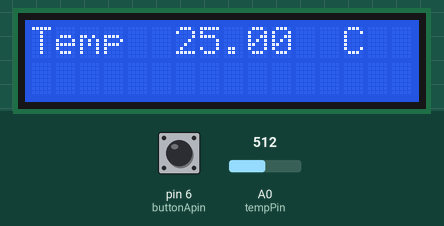
Recording of a sketch running on a simulated Arduino Uno, built with avr-gcc and run on an emulated ATmega328P. Shown: 16×2 character LCD. Inputs (shaded band) come from the test bench; at power-on: pin 6 (buttonApin) HIGH, A0 (tempPin) = 512. What the sketch prints to the serial monitor is not drawn.

Above: at 1.2 s.
1.3 s: pin 6 (buttonApin) pulled LOW for 0.6 s
At 1.9 s:
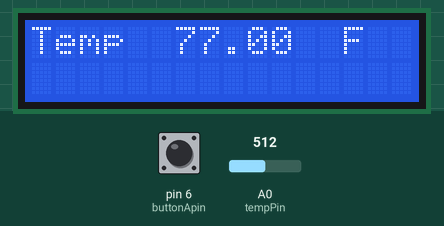
3.5 s: A0 (tempPin) set to 716
At 4.7 s:
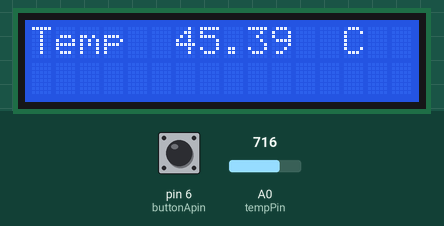
5.0 s: pin 6 (buttonApin) pulled LOW for 1 s
At 5.5 s:
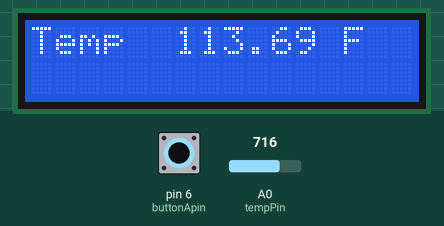
7.6 s: A0 (tempPin) set to 900
At 8.2 s:
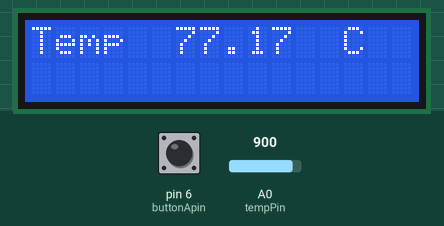
9.1 s: A0 (tempPin) set to 1023
At 9.8 s:
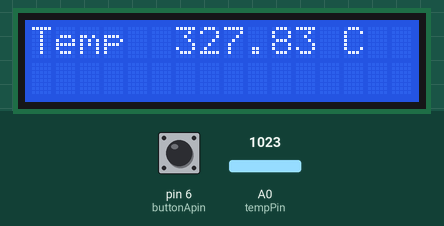
Timing chart, 0 to 11.6 s (numbered marks = the images above; inputs shaded):
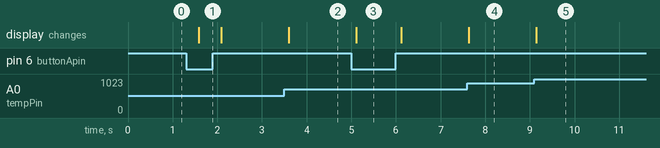

The sketch:

Thermometer.ino
```cpp
#include <LiquidCrystal.h>
int tempPin = 0;
int buttonApin = 6;
LiquidCrystal lcd(7, 8, 9, 10, 11, 12);
void setup()
{
  lcd.begin(16, 2);
  Serial.begin(9600);
  pinMode(buttonApin, INPUT_PULLUP);
}
void loop()
{
  int tempReading = analogRead(tempPin);
  // This is OK
  double tempK = log(10000.0 * ((1024.0 / tempReading - 1)));
  tempK = 1 / (0.001129148 + (0.000234125 + (0.0000000876741 * tempK * tempK )) * tempK );       //  Temp Kelvin
  float tempC = tempK - 273.15;            // Convert Kelvin to Celcius
  float tempF = (tempC * 9.0)/ 5.0 + 32.0; // Convert Celcius to Fahrenheit
  if (digitalRead(buttonApin) == LOW) {
    lcd.setCursor(0, 0);
    lcd.print("Temp         F  ");
    lcd.setCursor(6, 0);
    lcd.print(tempF); // Display Temperature in F
    Serial.println("temperature in fahrenheit");
    Serial.println(tempF); //print to serial monitor
  }
  else {
    lcd.setCursor(0, 0);
    lcd.print("Temp         C  ");
    lcd.setCursor(6, 0);
    lcd.print(tempC); // Display Temperature in C
    Serial.println("temperature in celcius");
    Serial.println(tempC); //print to serial monitor
  }
  delay(500);
}
```

Measured:
- after the input at 1.3 s, the display: changes after 0.28 s (image 1)
- after the input at 3.5 s, the display: changes after 0.10 s (image 2)
- after the input at 5.0 s, the display: changes after 0.11 s (image 3)
- after the input at 7.6 s, the display: changes at once (image 4)
- after the input at 9.1 s, the display: changes after 0.05 s (image 5)
